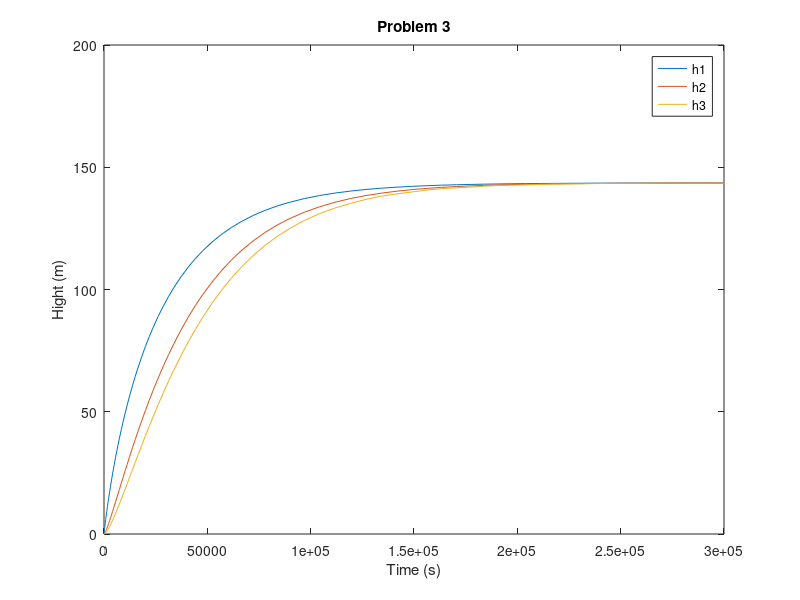

The MATLAB script that drew this image:
function tianyug1_prob3

% This is a IVP problem;
D = 0.02;
A1 = 2;
A2 = 1;
A3 = 0.5;
g = 9.8;
Q0 = 1/60; %m3/s
tspan = [0 3*10^5];
h0 = [0,0,0];
[t,y] = ode45(@prob,tspan,h0);
plot(t,y);
legend('h1','h2','h3');
xlabel('Time (s)')
ylabel('Hight (m)');
title('Problem 3');

    function dhdt = prob(t,h)
        dhdt=zeros(3,1);
        Q1=(2*g*h(1))^0.5*pi*D^2/4;
        Q2=(2*g*h(2))^0.5*pi*D^2/4;
        Q3=(2*g*h(3))^0.5*pi*D^2/4;
        dhdt(1) = 1/A1*(Q0-Q1);
        dhdt(2) = 1/A2*(Q1-Q2);
        dhdt(3) = 1/A3*(Q2-Q3);
    end
% Time is large, Might be something wrong with unit scale 
end
